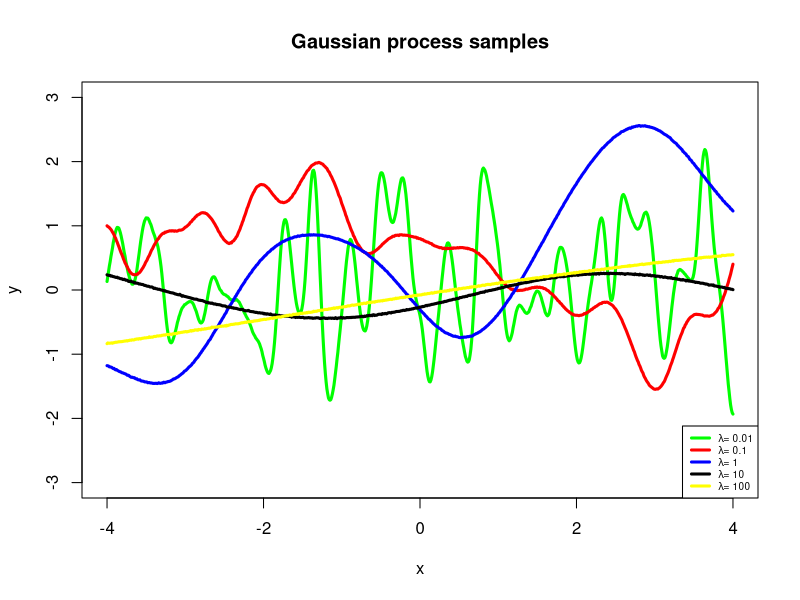
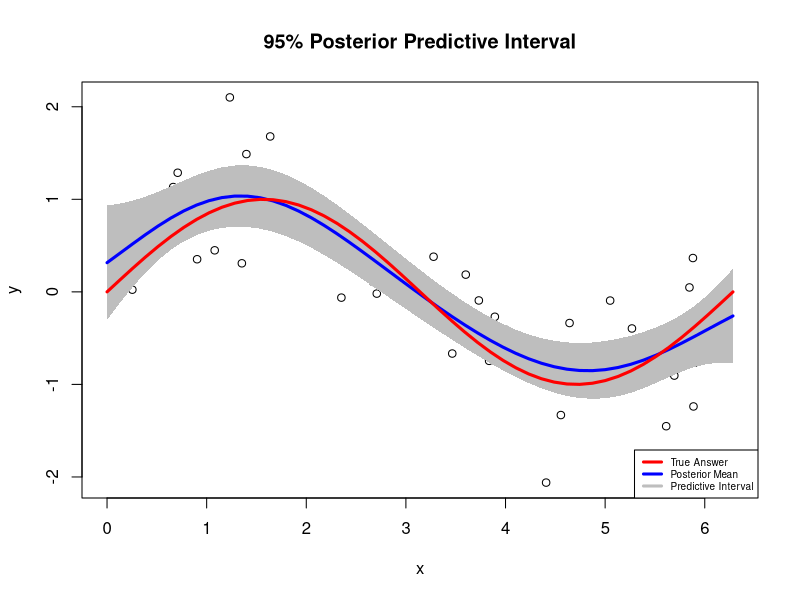

Reproduce these figures in R, in order. (Note: a time limit stopped this script after it produced the figures.)
## ---- chunk 1
cov_Calculate = function(x1, x2, lambda, eps){
  res = matrix(0.0, length(x1), length(x2));
  tmp = outer(x1, x2, function(x1, x2) x2-x1)
  res = exp(-0.5*tmp*tmp/lambda) + eps*1.0*(abs(tmp)==0);
  return(res)
}

drawsample = function(x,lambda, eps){
  num = length(x);
  Sigma = cov_Calculate(x, x, lambda, eps);
  lt = t(chol(Sigma));
  u = rnorm(1:num, 0, 1);
  res = lt %*% u;
  return(res)
}
## ---- chunk 2
eps = 1e-5;
x = seq(-4.0, 4.0, by=0.01);
lambda = 0.01
y = drawsample(x, lambda, eps);
plot(x,y,type='l', lwd=3,col="green", ylim =c(-3,3), main=c("Gaussian process samples"))
lambda = 0.1
y = drawsample(x, lambda, eps);
lines(x,y,col="red",lwd=3)
lambda = 1
y = drawsample(x, lambda, eps);
lines(x,y,col="blue",lwd=3)
lambda = 10
y = drawsample(x, lambda, eps);
lines(x,y,col="black",lwd=3)
lambda = 100
y = drawsample(x, lambda, eps);
lines(x,y,col="yellow",lwd=3)

legend('bottomright', c(expression(paste(lambda,"= 0.01")), expression(paste(lambda,"= 0.1")), expression(paste(lambda,"= 1")),        expression(paste(lambda,"= 10")), expression(paste(lambda,"= 100"))), col=c("green","red","blue","black","yellow"),lwd=3,cex=0.6)
#dev.copy2pdf(file = "p1.pdf")

## ---- chunk 3
num = 50
sigma = 0.5
lambda = 2
cov.eps = 1e-5

x = runif(num, min = 0, max = 2*pi)
x.test = seq(0, 2*pi, length.out=num)
eps = rnorm(1:num, 0, sigma)
y = sin(x) + eps

k_xx = cov_Calculate(x, x, lambda, eps = cov.eps)
k_xx = k_xx + sigma^2*diag(num)
k_xx.inv = chol2inv(chol(k_xx))
k_xxtest = cov_Calculate(x, x.test, lambda, cov.eps)
k_xtestx = t(k_xxtest)
k_xtestxtest = cov_Calculate(x.test, x.test, lambda, cov.eps)

post.mu <- k_xtestx %*% k_xx.inv %*% y
post.covariance <- k_xtestxtest - k_xtestx %*% k_xx.inv %*% k_xxtest
lt = t(chol(post.covariance))
u = rnorm(1:num, 0, 1)
y.posterior = post.mu + lt %*% u

post.covariance <- diag(post.covariance)

t = seq(0,2*pi,length.out=num)
up = post.mu + 1.96 * sqrt(post.covariance)
down = post.mu - 1.96 * sqrt(post.covariance)
t.rev = t[length(t):1]
down = down[length(down):1]

plot(x, y, xlim=c(0,2*pi), ylim=range(y, down, up), main="95% Posterior Predictive Interval")
polygon(x = c(t, t.rev), y=c(up, down), col="grey", border=NA)
lines(t, post.mu, col = 'blue', lwd=3)
#lines(t, y.post, col = 'green', lwd=3)
lines(t, sin(t), col='red', lwd=3)
legend("bottomright", c("True Answer", "Posterior Mean " ,"Predictive Interval"), col = c("red","blue", "grey"), lwd=c(3,3,3,10),cex=0.6)
## ---- chunk 4
data = read.csv("./SaltLakeTemperatures.csv",nrows=-1)
data = data[!data$AVEMAX == -9999,]

data["YEAR"] = 0
data["MONTH"] = 0

dummy = lapply(data$DATE, function(x) substr(x,1,4))
for(i in 1:length(dummy)){
  data$YEAR[i] = as.numeric(x=dummy[i])
}
dummy = lapply(data$DATE,function(x) substr(x,5,6))
for(i in 1:length(dummy)){
  data$MONTH[i] = as.numeric(x=dummy[i])
}

x = data$MONTH
num = length(x)
sigma = 0.5
lambda = 1.0
cov.eps = 1e-5

###a##
y = data$AVEMAX
x.test = seq(1, 12, length.out=200)
k_xx = cov_Calculate(x, x, lambda, cov.eps)
k_xx = k_xx + sigma^2*diag(num)
k_xx.inv = chol2inv(chol(k_xx))
k_xx1 = cov_Calculate(x, x.test, lambda, cov.eps)
k_x1x = t(k_xx1)
k_x1x1 = cov_Calculate(x.test, x.test, lambda,cov.eps)

post.mu <- k_x1x %*% (k_xx.inv %*% y)
post.covariance <- k_x1x1 - (k_x1x %*% (k_xx.inv %*% k_xx1))
post.covariance <- diag(post.covariance)*1000.0

t = seq(1, 12, length.out=200)
up = post.mu + 1.96 * sqrt(post.covariance)
down = post.mu - 1.96 * sqrt(post.covariance)
t.rev = t[length(t):1]
down = down[length(down):1]

plot(x, y, xlim = c(1, 12), ylim = range(y, down, up), main = expression("Average temperature trajectory"), xlab = "months", ylab = expression(paste(mu,"*")))
polygon(x = c(t, t.rev), y = c(up, down), col = "grey", border = NA)
lines(t, post.mu, col = 'blue', lwd = 1)
legend("bottomright", c("GP Regression", "Predictive Interval"), col = c("blue", "grey"), lwd = c(3,3,10), cex = 0.6)
## ---- chunk 5
#data <- data[order(data$YEAR),]
#data <- subset(data, data$YEAR >= 1906 & data$YEAR <= 1956)
#data <- subset(data, data$MONTH == 6)
x = data$MONTH
num = length(x)
sample_num = 200
x.test = seq(1, 12, length.out = sample_num)
z = data$YEAR
y = data$AVEMAX
z = z - min(z)
#Covariance between y_i and y_j is depending upon the variance of f0, f1 and epsilon
#where f1 is mutiplied by z, therefore the variance will be multiplied by z^2 using sweep
#and the same when covariance related to y and f1 is calculated.
k_yy = cov_Calculate(x, x, lambda, cov.eps)
a = sweep(x = k_yy, MARGIN=2, STATS=z, FUN='*')
b = sweep(x = a, MARGIN=1, STATS=z, FUN='*')
k_yy = b + k_yy + sigma^2*diag(num)
k_yy.inv = chol2inv(chol(k_yy))

k_yf0 = cov_Calculate(x, x.test, lambda, cov.eps)
k_yf1 = k_yf0
k_yf1 = sweep(x = k_yf1, MARGIN=1, STATS=z, FUN='*')
k_f0y = t(k_yf0)
k_f0f0 = cov_Calculate(x.test, x.test, lambda, cov.eps)
k_f0f1 = matrix(0.0, sample_num, sample_num)
k_f1y = t(k_yf1)
k_f1f0 = matrix(0.0, sample_num, sample_num)
k_f1f1 = k_f0f0

post.mu <- rbind(k_f0y,k_f1y) %*% (k_yy.inv %*% y)
post.covariance <- rbind(cbind(k_f0f0,k_f0f1),cbind(k_f1f0,k_f1f1)) - ( rbind(k_f0y,k_f1y) %*% ( k_yy.inv %*% cbind(k_yf0,k_yf1)) )
post.covariance <- (diag(post.covariance))

post.mu.f1 <- post.mu[(sample_num+1L):(length(post.mu)),]
post.cov.f1 <- post.covariance[(sample_num+1L):(length(post.covariance))]
post.mu.f0 <- post.mu[1:sample_num]
post.cov.f0 <- post.covariance[1:sample_num]

# ## Plot 95% confidence interval
t = seq(1,12,length.out=sample_num)
up = post.mu.f1 + 1.96 * sqrt(post.cov.f1)
down = post.mu.f1 - 1.96 * sqrt(post.cov.f1)
t.rev = t[length(t):1]
down = down[length(down):1]

z.unique = sort(unique(z))
persp(x.test, z.unique, post.mu.f0 + outer(post.mu.f1, z.unique, '*'),xlab = "Month", ylab = "Year", 
      zlab = "posterior temperature with theta = 30 ",theta = 30)

persp(x.test, z.unique, post.mu.f0 + outer(post.mu.f1, z.unique, '*'),xlab = "Month", ylab = "Year", 
      zlab = "posterior temperature with theta = 100 ",theta = 100)

plot(t, rep(0, sample_num), ylim = range(min(post.mu.f1), max(post.mu.f1)), type = "l", lty = 2, main=expression(paste("Posterior mean for f"[1]," with 95% confidence")), xlab = "months", ylab = expression(paste(mu,"*")))
lines(t, post.mu.f1, col = 'blue', lwd=2)

plot(x,y, xlim=c(1,12),ylim=range(y,down,up), main=expression("Average temperature trajectory f0"),    xlab = "months", ylab = expression(paste(mu,"*")))
lines(t, post.mu.f0, col = 'blue', lwd=3)

## ---- chunk 6
data <- subset(data, data$MONTH == 6)
x = data$MONTH
num = length(x)
sample_num = 200
x.test = seq(1, 12, length.out = sample_num)
z = data$YEAR
y = data$AVEMAX
z = z - min(z)
#Covariance between y_i and y_j is depending upon the variance of f0, f1 and epsilon
#where f1 is mutiplied by z, therefore the variance will be multiplied by z^2 using sweep
#and the same when covariance related to y and f1 is calculated.
k_yy = cov_Calculate(x, x, lambda, cov.eps)
a = sweep(x = k_yy, MARGIN=2, STATS=z, FUN='*')
b = sweep(x = a, MARGIN=1, STATS=z, FUN='*')
k_yy = b + k_yy + sigma^2*diag(num)
k_yy.inv = chol2inv(chol(k_yy))

k_yf0 = cov_Calculate(x, x.test, lambda, cov.eps)
k_yf1 = k_yf0
k_yf1 = sweep(x = k_yf1, MARGIN=1, STATS=z, FUN='*')
k_f0y = t(k_yf0)
k_f0f0 = cov_Calculate(x.test, x.test, lambda, cov.eps)
k_f0f1 = matrix(0.0, sample_num, sample_num)
k_f1y = t(k_yf1)
k_f1f0 = matrix(0.0, sample_num, sample_num)
k_f1f1 = k_f0f0

post.mu <- rbind(k_f0y,k_f1y) %*% (k_yy.inv %*% y)
post.covariance <- rbind(cbind(k_f0f0,k_f0f1),cbind(k_f1f0,k_f1f1)) - ( rbind(k_f0y,k_f1y) %*% ( k_yy.inv %*% cbind(k_yf0,k_yf1)) )
post.covariance <- (diag(post.covariance))

post.mu.f1 <- post.mu[(sample_num+1L):(length(post.mu)),]
post.cov.f1 <- post.covariance[(sample_num+1L):(length(post.covariance))]
post.mu.f0 <- post.mu[1:sample_num]
post.cov.f0 <- post.covariance[1:sample_num]

# ## Plot 95% confidence interval
t = seq(1,12,length.out=sample_num)
up = post.mu.f1 + 1.96 * sqrt(post.cov.f1)
down = post.mu.f1 - 1.96 * sqrt(post.cov.f1)
t.rev = t[length(t):1]
down = down[length(down):1]

z.unique = sort(unique(z))
persp(x.test, z.unique, post.mu.f0 + outer(post.mu.f1, z.unique, '*'),xlab = "Month", ylab = "Year", 
      zlab = "posterior temperature with theta = 30 ",theta = 30)

persp(x.test, z.unique, post.mu.f0 + outer(post.mu.f1, z.unique, '*'),xlab = "Month", ylab = "Year", 
      zlab = "posterior temperature with theta = 100 ",theta = 100)
